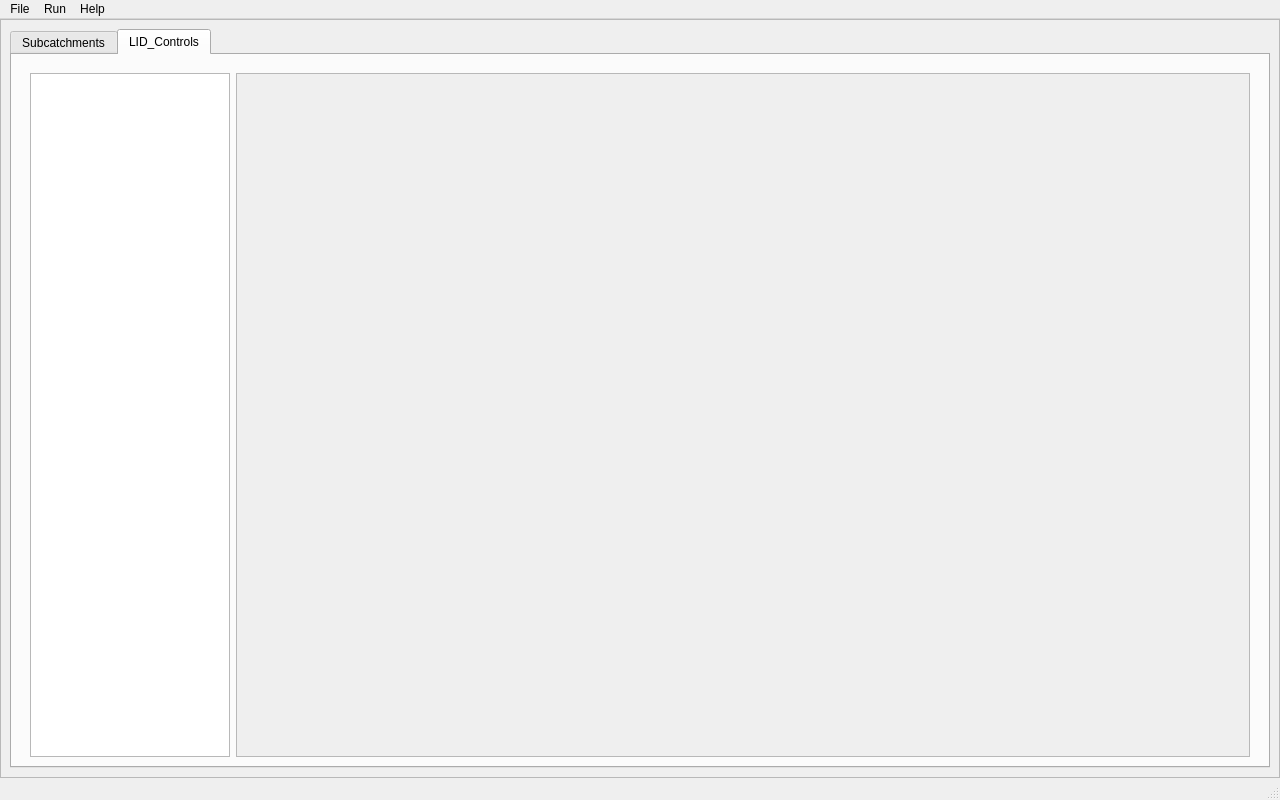
<?xml version="1.0" encoding="UTF-8"?>
<ui version="4.0">
 <class>MainWindow</class>
 <widget class="QMainWindow" name="MainWindow">
  <property name="windowModality">
   <enum>Qt::NonModal</enum>
  </property>
  <property name="geometry">
   <rect>
    <x>0</x>
    <y>0</y>
    <width>1280</width>
    <height>800</height>
   </rect>
  </property>
  <property name="contextMenuPolicy">
   <enum>Qt::DefaultContextMenu</enum>
  </property>
  <property name="windowTitle">
   <string>SWMM2PEST</string>
  </property>
  <property name="windowIcon">
   <iconset>
    <normaloff>../../../../../.designer/Images/EPA1.png</normaloff>../../../../../.designer/Images/EPA1.png</iconset>
  </property>
  <property name="tabShape">
   <enum>QTabWidget::Rounded</enum>
  </property>
  <widget class="QWidget" name="centralwidget">
   <layout class="QGridLayout" name="gridLayout">
    <property name="leftMargin">
     <number>0</number>
    </property>
    <property name="topMargin">
     <number>0</number>
    </property>
    <property name="rightMargin">
     <number>0</number>
    </property>
    <property name="bottomMargin">
     <number>0</number>
    </property>
    <property name="spacing">
     <number>0</number>
    </property>
    <item row="0" column="0">
     <widget class="QScrollArea" name="scrollArea">
      <property name="widgetResizable">
       <bool>true</bool>
      </property>
      <widget class="QWidget" name="scrollAreaWidgetContents">
       <property name="geometry">
        <rect>
         <x>0</x>
         <y>0</y>
         <width>1278</width>
         <height>723</height>
        </rect>
       </property>
       <layout class="QGridLayout" name="gridLayout_2">
        <item row="0" column="0">
         <widget class="QTabWidget" name="tabInner">
          <property name="enabled">
           <bool>true</bool>
          </property>
          <property name="currentIndex">
           <number>1</number>
          </property>
          <widget class="QWidget" name="tabSubcatchments">
           <attribute name="title">
            <string>Subcatchments</string>
           </attribute>
           <layout class="QHBoxLayout" name="horizontalLayout_3">
            <property name="bottomMargin">
             <number>0</number>
            </property>
            <item>
             <layout class="QHBoxLayout" name="horizontalLayout_4">
              <item>
               <widget class="QWidget" name="widget" native="true">
                <layout class="QGridLayout" name="gridLayout_3">
                 <item row="0" column="0">
                  <widget class="QListWidget" name="listSubcatchments">
                   <property name="maximumSize">
                    <size>
                     <width>200</width>
                     <height>16777215</height>
                    </size>
                   </property>
                  </widget>
                 </item>
                 <item row="0" column="1">
                  <widget class="QScrollArea" name="scrollArea_2">
                   <property name="verticalScrollBarPolicy">
                    <enum>Qt::ScrollBarAsNeeded</enum>
                   </property>
                   <property name="horizontalScrollBarPolicy">
                    <enum>Qt::ScrollBarAsNeeded</enum>
                   </property>
                   <property name="sizeAdjustPolicy">
                    <enum>QAbstractScrollArea::AdjustToContentsOnFirstShow</enum>
                   </property>
                   <property name="widgetResizable">
                    <bool>true</bool>
                   </property>
                   <widget class="QWidget" name="scrollAreaWidgetContents_2">
                    <property name="geometry">
                     <rect>
                      <x>0</x>
                      <y>0</y>
                      <width>948</width>
                      <height>591</height>
                     </rect>
                    </property>
                    <layout class="QGridLayout" name="gridLayout_4">
                     <item row="0" column="0">
                      <layout class="QFormLayout" name="formLayout_Sub">
                       <property name="sizeConstraint">
                        <enum>QLayout::SetDefaultConstraint</enum>
                       </property>
                       <property name="fieldGrowthPolicy">
                        <enum>QFormLayout::ExpandingFieldsGrow</enum>
                       </property>
                       <property name="rowWrapPolicy">
                        <enum>QFormLayout::WrapLongRows</enum>
                       </property>
                       <property name="horizontalSpacing">
                        <number>10</number>
                       </property>
                       <property name="verticalSpacing">
                        <number>12</number>
                       </property>
                       <property name="leftMargin">
                        <number>50</number>
                       </property>
                       <property name="topMargin">
                        <number>10</number>
                       </property>
                       <property name="rightMargin">
                        <number>50</number>
                       </property>
                       <property name="bottomMargin">
                        <number>10</number>
                       </property>
                      </layout>
                     </item>
                    </layout>
                   </widget>
                  </widget>
                 </item>
                </layout>
               </widget>
              </item>
             </layout>
            </item>
           </layout>
          </widget>
          <widget class="QWidget" name="tabLID_Controls">
           <attribute name="title">
            <string>LID_Controls</string>
           </attribute>
           <layout class="QHBoxLayout" name="horizontalLayout_5">
            <property name="bottomMargin">
             <number>0</number>
            </property>
            <item>
             <layout class="QGridLayout" name="gridLayout_5">
              <item row="0" column="0">
               <widget class="QWidget" name="widget_2" native="true">
                <layout class="QGridLayout" name="gridLayout_6">
                 <item row="0" column="0">
                  <widget class="QListWidget" name="listLID_Controls">
                   <property name="maximumSize">
                    <size>
                     <width>200</width>
                     <height>16777215</height>
                    </size>
                   </property>
                  </widget>
                 </item>
                 <item row="0" column="1">
                  <widget class="QScrollArea" name="scrollArea_3">
                   <property name="widgetResizable">
                    <bool>true</bool>
                   </property>
                   <widget class="QWidget" name="scrollAreaWidgetContents_3">
                    <property name="geometry">
                     <rect>
                      <x>0</x>
                      <y>0</y>
                      <width>948</width>
                      <height>591</height>
                     </rect>
                    </property>
                    <layout class="QGridLayout" name="gridLayout_7">
                     <item row="0" column="0">
                      <layout class="QFormLayout" name="formLayout_LID">
                       <property name="sizeConstraint">
                        <enum>QLayout::SetNoConstraint</enum>
                       </property>
                       <property name="horizontalSpacing">
                        <number>10</number>
                       </property>
                       <property name="verticalSpacing">
                        <number>12</number>
                       </property>
                       <property name="leftMargin">
                        <number>50</number>
                       </property>
                       <property name="topMargin">
                        <number>10</number>
                       </property>
                       <property name="rightMargin">
                        <number>50</number>
                       </property>
                       <property name="bottomMargin">
                        <number>10</number>
                       </property>
                      </layout>
                     </item>
                    </layout>
                   </widget>
                  </widget>
                 </item>
                </layout>
               </widget>
              </item>
             </layout>
            </item>
           </layout>
          </widget>
         </widget>
        </item>
       </layout>
      </widget>
     </widget>
    </item>
   </layout>
  </widget>
  <widget class="QMenuBar" name="menubar">
   <property name="geometry">
    <rect>
     <x>0</x>
     <y>0</y>
     <width>1280</width>
     <height>38</height>
    </rect>
   </property>
   <widget class="QMenu" name="menuFile">
    <property name="title">
     <string>File</string>
    </property>
    <addaction name="separator"/>
    <addaction name="actionNew"/>
    <addaction name="actionExit"/>
   </widget>
   <widget class="QMenu" name="menuRun">
    <property name="title">
     <string>Run</string>
    </property>
    <addaction name="actionRun_Pest_Calibration"/>
   </widget>
   <widget class="QMenu" name="menuHelp">
    <property name="title">
     <string>Help</string>
    </property>
    <addaction name="actionGuide"/>
   </widget>
   <addaction name="menuFile"/>
   <addaction name="menuRun"/>
   <addaction name="menuHelp"/>
  </widget>
  <widget class="QStatusBar" name="statusbar"/>
  <action name="actionExit">
   <property name="text">
    <string>Exit</string>
   </property>
  </action>
  <action name="actionHelp">
   <property name="text">
    <string>Help</string>
   </property>
  </action>
  <action name="actionNew">
   <property name="text">
    <string>New</string>
   </property>
  </action>
  <action name="actionRun_Pest_Calibration">
   <property name="text">
    <string>Run Pest Calibration</string>
   </property>
  </action>
  <action name="actionTest">
   <property name="text">
    <string>Test</string>
   </property>
  </action>
  <action name="actionGuide">
   <property name="text">
    <string>Guide</string>
   </property>
  </action>
  <action name="actionPyQt">
   <property name="text">
    <string>PyQt</string>
   </property>
  </action>
 </widget>
 <resources/>
 <connections/>
</ui>
